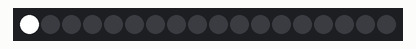
The sketch below on a simulated Arduino Uno, built with avr-gcc and run on an emulated ATmega328P. Shown: 18 RGB LEDs in strip order, left to right.

Above: at 0.01 s.
At 0.67 s:
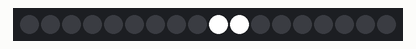
At 1.07 s:
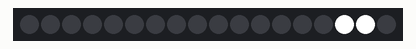
At 1.47 s:
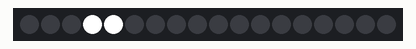

The sketch:

multi_point_led.ino
```cpp
#include <Adafruit_NeoPixel.h>
#ifdef __AVR__
#include <avr/power.h>
#endif

#define PIN            6

// How many NeoPixels are attached to the Arduino?
#define NUMPIXELS      18

Adafruit_NeoPixel pixels = Adafruit_NeoPixel(NUMPIXELS, PIN, NEO_GRB + NEO_KHZ800);

int delayval = 65; // delay for half a second

void setup() {
  // This is for Trinket 5V 16MHz, you can remove these three lines if you are not using a Trinket
#if defined (__AVR_ATtiny85__)
  if (F_CPU == 16000000) clock_prescale_set(clock_div_1);
#endif
  // End of trinket special code

  pixels.begin(); // This initializes the NeoPixel library.
}

void loop() {

  // For a set of NeoPixels the first NeoPixel is 0, second is 1, all the way up to the count of pixels minus one.
  int on_pixel;
  int off_pixel;
  int num_pixels_on = 2;
  //This leaves 2 pixels on at all times:
  for(int i=0;i < NUMPIXELS;i++){
    on_pixel = i;
    off_pixel = i - num_pixels_on;
    if (on_pixel <  0){
      on_pixel += NUMPIXELS;
    }
    if (off_pixel < 0){
      off_pixel += NUMPIXELS;
    }
    if (on_pixel > NUMPIXELS){
      on_pixel -= NUMPIXELS;
    }
    if (off_pixel > NUMPIXELS){
      off_pixel -= NUMPIXELS;
    }
    pixels.setPixelColor(on_pixel, pixels.Color(255,255,255));
    pixels.show();
    pixels.setPixelColor(off_pixel, pixels.Color(0,0,0));
    pixels.show();
    delay(delayval);
  }
}
```

Measured:
- by itself, everything shown: repeats every 1.2 s, in 18 steps
